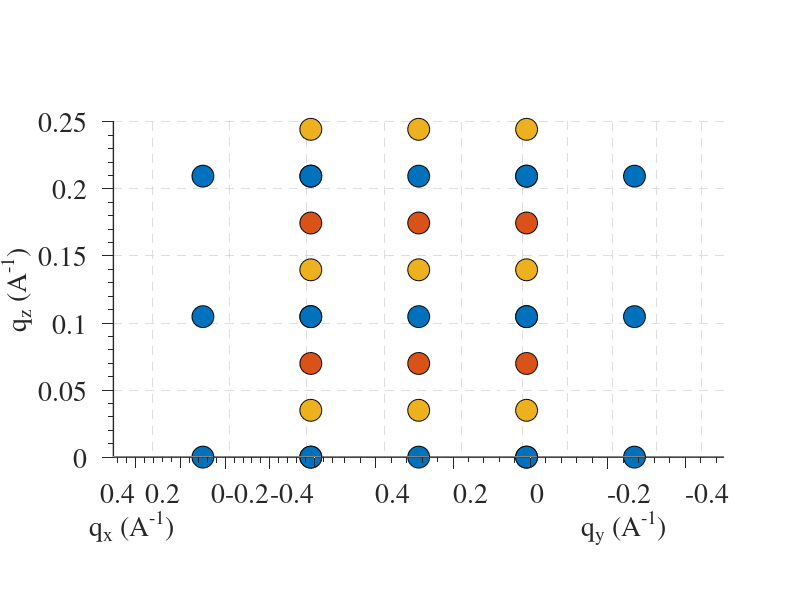

Write MATLAB code to recreate this figure.
function Bi2Se3IndexPlotter

% close all;
% clear all;
% clc;

a1 = 4.143*[1,0,0];
a2 = 4.143*[cos(2*pi/3),sin(2*pi/3),0];
a3 = 28.636*[0,0,1];
a = [a1;a2;a3];

b1 = cross(a2,a3)/(dot(a1,cross(a2,a3)));
b2 = cross(a3,a1)/(dot(a1,cross(a2,a3)));
b3 = cross(a1,a2)/(dot(a1,cross(a2,a3)));
b = [b1;b2;b3];

% dStar = norm(b1)*cos(atan(dot(b1,b1-b2)/norm(cross(b1,b2))));
dStar = 2*norm(b1);
gMax = 2*sin(50*pi/180)/1.541;
hMax = ceil(gMax/dStar);
lMax = ceil(gMax/norm(b3));

hSpots = linspace(-hMax,hMax,2*hMax+1);
hRange = length(hSpots);
lSpots = linspace(0,lMax,lMax+1);
lRange = length(lSpots);
hklSpots = zeros(length(hSpots)^2*length(lSpots),3);
for i = 1:lRange
    for j = 1:hRange
        if i == 2;
            test = 1;
        end
        hklSpots(1+hRange*(j-1)+hRange^2*(i-1):hRange*j+hRange^2*(i-1),:)=[hSpots',ones(hRange,1)*hSpots(j),ones(hRange,1)*lSpots(i)];
    end
end

hklAbsent = or((-hklSpots(:,1)+hklSpots(:,2)+hklSpots(:,3)+1)/3==round( (-hklSpots(:,1)+hklSpots(:,2)+hklSpots(:,3)+1)/3),...
    (-hklSpots(:,1)+hklSpots(:,2)+hklSpots(:,3)-1)/3==round((-hklSpots(:,1)+hklSpots(:,2)+hklSpots(:,3)-1)/3));
hklSpots = hklSpots(~hklAbsent,:);

qVectors = hklSpots*b;

AllInfo = [hklSpots,qVectors];
% AllInfo = AllInfo(sqrt(AllInfo(:,4).^2+AllInfo(:,5).^2+AllInfo(:,6).^2)<g,:);
AllInfo = AllInfo(sqrt(AllInfo(:,4).^2+AllInfo(:,5).^2)<dStar,:);
AllInfo = AllInfo(AllInfo(:,6)<dStar/2,:);

% figure;
hold on;
for i = 0:2
    scatter3(AllInfo((AllInfo(:,3)+i)/3==round((AllInfo(:,3)+i)/3),4),AllInfo((AllInfo(:,3)+i)/3==round((AllInfo(:,3)+i)/3),5),AllInfo((AllInfo(:,3)+i)/3==round((AllInfo(:,3)+i)/3),6),250,'filled','MarkerEdgeColor','k');
end
set(gca,...
    'XLim',[-.5, .5],...
    'YLim',[-.5, .5],...
    'ZLim',[0 .25],...
    'DataAspectRatio',[1 1 1/3],...
    'LineWidth', 1,...
    'XGrid', 'on',...
    'YGrid', 'on',...
    'ZGrid', 'on',...
    'XTick', linspace(-.4,.4,5),...
    'YTick', linspace(-.4,.4,5),...
    'ZTick', linspace(0,.25,6),...
    'XMinorTick','on',...
    'YMinorTick','on',...
    'ZMinorTick','on',...
    'GridLineStyle','--',...
    'FontName','times',...
    'FontSize',20);
% legend('l=3n Indices', 'l=3n+1 Indices', 'l=3n+2 Indices');
xlabel('q_x (A^{-1})','FontSize',20);
ylabel('q_y (A^{-1})','FontSize',20);
zlabel('q_z (A^{-1})','FontSize',20);
view(240,0);

test = 1;